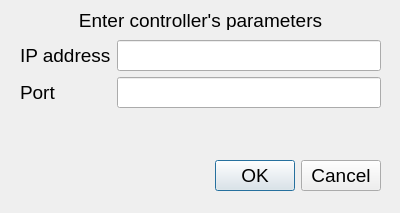
<?xml version="1.0" encoding="UTF-8"?>
<ui version="4.0">
 <class>ControllerDialog</class>
 <widget class="QDialog" name="ControllerDialog">
  <property name="geometry">
   <rect>
    <x>0</x>
    <y>0</y>
    <width>400</width>
    <height>213</height>
   </rect>
  </property>
  <property name="windowTitle">
   <string>Dialog</string>
  </property>
  <widget class="QDialogButtonBox" name="buttonBox">
   <property name="geometry">
    <rect>
     <x>30</x>
     <y>160</y>
     <width>351</width>
     <height>32</height>
    </rect>
   </property>
   <property name="font">
    <font>
     <pointsize>14</pointsize>
    </font>
   </property>
   <property name="orientation">
    <enum>Qt::Horizontal</enum>
   </property>
   <property name="standardButtons">
    <set>QDialogButtonBox::Cancel|QDialogButtonBox::Ok</set>
   </property>
  </widget>
  <widget class="QWidget" name="formLayoutWidget">
   <property name="geometry">
    <rect>
     <x>20</x>
     <y>40</y>
     <width>361</width>
     <height>91</height>
    </rect>
   </property>
   <layout class="QFormLayout" name="formLayout">
    <item row="0" column="0">
     <widget class="QLabel" name="label_2">
      <property name="font">
       <font>
        <pointsize>14</pointsize>
       </font>
      </property>
      <property name="text">
       <string>IP address</string>
      </property>
     </widget>
    </item>
    <item row="1" column="0">
     <widget class="QLabel" name="label_3">
      <property name="font">
       <font>
        <pointsize>14</pointsize>
       </font>
      </property>
      <property name="text">
       <string>Port</string>
      </property>
     </widget>
    </item>
    <item row="0" column="1">
     <widget class="QLineEdit" name="lineEdit">
      <property name="font">
       <font>
        <pointsize>14</pointsize>
       </font>
      </property>
      <property name="alignment">
       <set>Qt::AlignCenter</set>
      </property>
     </widget>
    </item>
    <item row="1" column="1">
     <widget class="QLineEdit" name="lineEdit_2">
      <property name="font">
       <font>
        <pointsize>14</pointsize>
       </font>
      </property>
      <property name="alignment">
       <set>Qt::AlignCenter</set>
      </property>
     </widget>
    </item>
   </layout>
  </widget>
  <widget class="QLabel" name="label">
   <property name="geometry">
    <rect>
     <x>20</x>
     <y>10</y>
     <width>361</width>
     <height>20</height>
    </rect>
   </property>
   <property name="font">
    <font>
     <pointsize>14</pointsize>
    </font>
   </property>
   <property name="text">
    <string>Enter controller's parameters</string>
   </property>
   <property name="alignment">
    <set>Qt::AlignCenter</set>
   </property>
  </widget>
 </widget>
 <resources/>
 <connections>
  <connection>
   <sender>buttonBox</sender>
   <signal>accepted()</signal>
   <receiver>ControllerDialog</receiver>
   <slot>accept()</slot>
   <hints>
    <hint type="sourcelabel">
     <x>248</x>
     <y>254</y>
    </hint>
    <hint type="destinationlabel">
     <x>157</x>
     <y>274</y>
    </hint>
   </hints>
  </connection>
  <connection>
   <sender>buttonBox</sender>
   <signal>rejected()</signal>
   <receiver>ControllerDialog</receiver>
   <slot>reject()</slot>
   <hints>
    <hint type="sourcelabel">
     <x>316</x>
     <y>260</y>
    </hint>
    <hint type="destinationlabel">
     <x>286</x>
     <y>274</y>
    </hint>
   </hints>
  </connection>
 </connections>
</ui>
